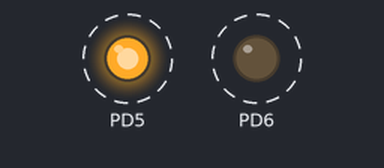
A program run on a simulated ATmega328P, built with avr-gcc and emulated at 8 MHz. Parts: output pins drawn as LEDs (lit = HIGH). Dashed ring = blinking.

Above: at 0.2 s.
Timing chart, 0 to 4.6 s (numbered marks = the images above):
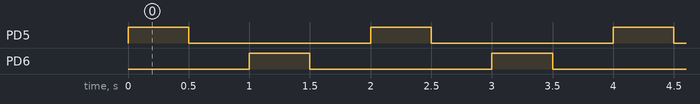

Measured:
- by itself, PD5, PD6: alternates HIGH for 0.50 s and LOW for 1.5 s
- by itself, everything shown: repeats every 2.0 s, in 4 steps

The program:

test1.c
```c
/*
 * test1.c
 *
 * Created: 19.11.2017 13:39:23
 *  Author: Artp
*/

#include <avr/io.h>
#include <util/delay.h>

int main(void)
{
	// Port D initialization
	// Function: Bit7=In Bit6=Out Bit5=Out Bit4=In Bit3=In Bit2=In Bit1=In Bit0=In
	DDRD=(0<<DDD7) | (1<<DDD6) | (1<<DDD5) | (0<<DDD4) | (0<<DDD3) | (0<<DDD2) | (0<<DDD1) | (0<<DDD0);
	// State: Bit7=T Bit6=0 Bit5=0 Bit4=T Bit3=T Bit2=T Bit1=T Bit0=T
	PORTD=(0<<PORTD7) | (0<<PORTD6) | (0<<PORTD5) | (0<<PORTD4) | (0<<PORTD3) | (0<<PORTD2) | (0<<PORTD1) | (0<<PORTD0);

    while(1)
    {
        PORTD = (1<<PORTD5);
        _delay_ms(500);
        PORTD = 0;
        _delay_ms(500);
        PORTD = (1<<PORTD6);
        _delay_ms(500);
        PORTD = 0;
        _delay_ms(500);
    }
}
```
